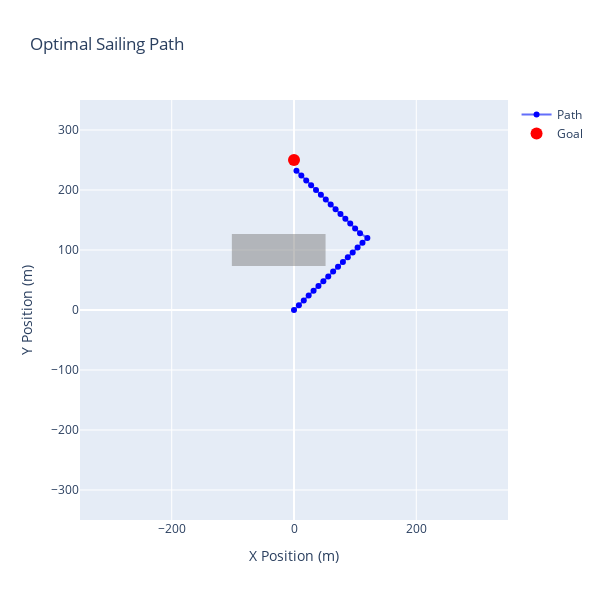

The notebook cell this image was saved under:
### Code cell
# Define start and goal
start = np.array([0, 0])
goal = np.array([0, 250])

min_x = -300
max_x = 300
min_y = -300
max_y = 300

xs=np.arange(min_x, max_x, GRID_RESOLUTION)
ys=np.arange(min_y, max_y, GRID_RESOLUTION)

water_currents = np.zeros((len(xs), len(ys), 2))
# water_currents[xs > 10, :] = np.array([-10, 10])
# water_currents[xs < -10, :] = np.array([10, 10])

obstacles = [(-100, 50, 75, 125)]

# Run A*
path = a_star(start, goal, obstacles, water_currents, xs, ys, grid_resolution=4, dt=DEFAULT_DT//2)
colormap = ['blue', 'red', 'green', 'orange', 'black']


def plot_path(path, targets, obstacles, water_currents, xs, ys):
    if path:
        # Plotting the path
        x_coords, y_coords, headings, speeds, color_idx = zip(*path)

        headings = [(h or 0) * 180/np.pi if (h or 0) < np.pi else (h or 0) * 180/np.pi - 360 for h in headings]
        fig = go.Figure()

        colors = [colormap[c % len(colormap)] for c in color_idx]
        scatter = go.Scatter(x=x_coords, y=y_coords, mode='lines+markers', name='Path', hoverinfo='text', text=[f'X: {x}; Y: {y}; Heading: {heading}°; Speed: {speed}' for x, y, heading, speed in zip(x_coords, y_coords, headings, speeds)])
        scatter.marker.color = colors
        fig.add_trace(scatter)

        target_xs = [x[0] for x in targets]
        target_ys = [x[1] for x in targets]
        fig.add_trace(go.Scatter(x=target_xs, y=target_ys, mode='markers', name='Goal',
                            marker=dict(color='red', size=12)))

        # Add arrows for water currents
        arrows = []
        for i, x in enumerate(xs):
            if i % 10 != 0:
                continue
            for j, y in enumerate(ys):
                if j % 10 != 0:
                    continue
                u, v = water_currents[i, j]
                if np.linalg.norm([u, v]) > 0:  # Only plot if there is a significant current
                    arrow = go.layout.Annotation(dict(x=x+20*np.sign(u), y=y+20*np.sign(v),
                                    ax=x, ay=y,  # Adjust the scaling factor based on your grid resolution
                                    xref="x", yref="y",
                                    axref="x", ayref="y",
                                    showarrow=True, arrowhead=1, arrowsize=2, arrowwidth=1, opacity=0.25, arrowcolor='green'))

                    arrows.append(arrow)

        rectangles = []
        for (x0, x1, y0, y1) in obstacles:
            rect = go.layout.Shape(dict(type="rect", x0=x0, x1=x1, y0=y0, y1=y1, line=dict(color="grey"), fillcolor="grey", opacity=0.5))
            rectangles.append(rect)

        fig.update_layout(title='Optimal Sailing Path', xaxis_title='X Position (m)', yaxis_title='Y Position (m)',
                    hovermode='closest', width=600, height=600, annotations=arrows, shapes=rectangles)
        fig.update_xaxes(range=[-350, 350])
        fig.update_yaxes(range=[-350, 350])
        fig.show()
    else:
        print("No path found")

if path is not None:
    plot_path([(x, y, z, w, 0) for x, y, z, w, _ in path], [goal], obstacles, water_currents, xs, ys)
else:
    print("No path found")

### Figure 1 — Plotly figure (JSON) as saved in the notebook; plotly's stock layout.template omitted (floating-point values rounded to 4 significant figures)
{"data": [{"hoverinfo": "text", "marker": {"color": ["blue", "blue", "blue", "blue", "blue", "blue", "blue", "blue", "blue", "blue", "blue", "blue", "blue", "blue", "blue", "blue", "blue", "blue", "blue", "blue", "blue", "blue", "blue", "blue", "blue", "blue", "blue", "blue", "blue", "blue"]}, "mode": "lines+markers", "name": "Path", "text": ["X: 0; Y: 0; Heading: 0.0°; Speed: 0", "X: 8.0; Y: 8.0; Heading: 40.0°; Speed: 2.49507445671384", "X: 16.0; Y: 16.0; Heading: 40.0°; Speed: 2.49507445671384", "X: 24.0; Y: 24.0; Heading: 40.0°; Speed: 2.407764615582668", "X: 32.0; Y: 32.0; Heading: 40.0°; Speed: 2.407764615582668", "X: 40.0; Y: 40.0; Heading: 40.0°; Speed: 2.407764615582668", "X: 48.0; Y: 48.0; Heading: 40.0°; Speed: 2.407764615582668", "X: 56.0; Y: 56.0; Heading: 40.0°; Speed: 2.407764615582668", "X: 64.0; Y: 64.0; Heading: 40.0°; Speed: 2.407764615582668", "X: 72.0; Y: 72.0; Heading: 40.0°; Speed: 2.407764615582668", "X: 80.0; Y: 80.0; Heading: 40.0°; Speed: 2.407764615582668", "X: 88.0; Y: 88.0; Heading: 40.0°; Speed: 2.407764615582668", "X: 96.0; Y: 96.0; Heading: 40.0°; Speed: 2.407764615582668", "X: 104.0; Y: 104.0; Heading: 40.0°; Speed: 2.407764615582668", "X: 112.0; Y: 112.0; Heading: 40.0°; Speed: 2.407764615582668", "X: 120.0; Y: 120.0; Heading: 40.0°; Speed: 2.407764615582668", "X: 108.0; Y: 128.0; Heading: -50.0°; Speed: 2.623668458404937", "X: 100.0; Y: 136.0; Heading: -50.0°; Speed: 2.264949980145294", "X: 92.0; Y: 144.0; Heading: -50.0°; Speed: 2.264949980145294", "X: 84.0; Y: 152.0; Heading: -50.0°; Speed: 2.264949980145294", "X: 76.0; Y: 160.0; Heading: -50.0°; Speed: 2.264949980145294", "X: 68.0; Y: 168.0; Heading: -50.0°; Speed: 2.264949980145294", "X: 60.0; Y: 176.0; Heading: -50.0°; Speed: 2.264949980145294", "X: 52.0; Y: 184.0; Heading: -50.0°; Speed: 2.264949980145294", "X: 44.0; Y: 192.0; Heading: -50.0°; Speed: 2.264949980145294", "X: 36.0; Y: 200.0; Heading: -50.0°; Speed: 2.264949980145294", "X: 28.0; Y: 208.0; Heading: -50.0°; Speed: 2.264949980145294", "X: 20.0; Y: 216.0; Heading: -50.0°; Speed: 2.264949980145294", "X: 12.0; Y: 224.0; Heading: -50.0°; Speed: 2.264949980145294", "X: 4.0; Y: 232.0; Heading: -50.0°; Speed: 2.264949980145294"], "type": "scatter", "x": [0, 8, 16, 24, 32, 40, 48, 56, 64, 72, 80, 88, 96, 104, 112, 120, 108, 100, 92, 84, 76, 68, 60, 52, 44, 36, 28, 20, 12, 4], "y": [0, 8, 16, 24, 32, 40, 48, 56, 64, 72, 80, 88, 96, 104, 112, 120, 128, 136, 144, 152, 160, 168, 176, 184, 192, 200, 208, 216, 224, 232]}, {"marker": {"color": "red", "size": 12}, "mode": "markers", "name": "Goal", "type": "scatter", "x": [0], "y": [250]}], "layout": {"height": 600, "hovermode": "closest", "shapes": [{"fillcolor": "grey", "line": {"color": "grey"}, "opacity": 0.5, "type": "rect", "x0": -100, "x1": 50, "y0": 75, "y1": 125}], "title": {"text": "Optimal Sailing Path"}, "width": 600, "xaxis": {"range": [-350, 350], "title": {"text": "X Position (m)"}}, "yaxis": {"range": [-350, 350], "title": {"text": "Y Position (m)"}}}}
